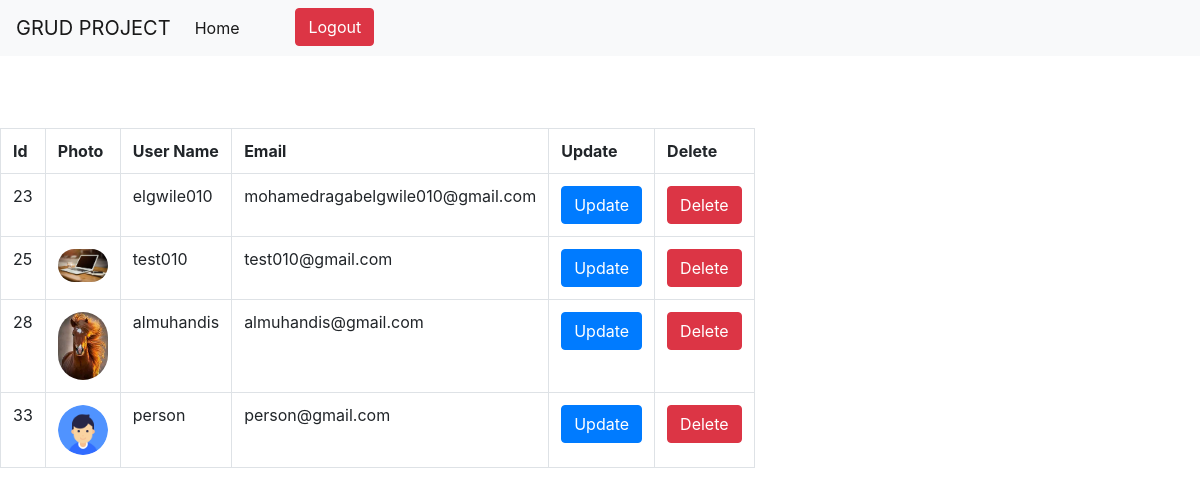
Screenshot of /index.php (signed in) with the database file from the repository.
### tables this page shows
CREATE TABLE `user` (
  `id` int(11) NOT NULL,
  `username` varchar(50) NOT NULL,
  `email` varchar(100) NOT NULL,
  `password` varchar(100) NOT NULL,
  `img` varchar(100) NOT NULL,
  `user_role` varchar(50) NOT NULL DEFAULT 'user'
);

### index.php (called while the page is built, shortened)
<?php
require "lib.php";
$data = displayData();
$userRole = user_Role();
include "navbar.php" ;
include "design/index.php";

### lib.php (called while the page is built, shortened)
<?php
function displayData(){
    $connection = mysqli_connect("localhost","root","","user_pro");
   $SQL = "SELECT `id` ,`username`,`email`,`img`  FROM `user`";
    $my_query =  mysqli_query($connection,$SQL);
    $user_data = [];
    while($data = mysqli_fetch_assoc($my_query)){
        $user_data[] = $data;
    }
    return $user_data;
}
function user_Role(){
    return $_SESSION['user']['user_role'];
}

### design/index.php (the view, shortened to what this page needs)
<!DOCTYPE html>
<html lang="en">
<head>
    <link rel="stylesheet" href="css/bootstrap.css">
</head>
<body>
    <br><br><br>
    <table class="table table-bordered" style="width:50%">
        <tr scope="row">
            <th scope="col">Id</th>
            <th scope="col">Photo</th>
            <th scope="col">User Name</th>
            <th scope="col">Email</th>
            <?php if($userRole == 'admin'): ?>
            <th scope="col">Update</th>
            <th scope="col">Delete</th>
            <?php endif ?>
        </tr>
        <?php foreach ($data as $user): ?>
        <tr>
            <td> <?php echo $user['id']  ?> </td>
            <?php if(!empty($user['img'])):?>
            <td> <img style="max-width:50px;border-radius:25px" src="userimg/<?php echo $user['img'] ?>" alt=""></td>
            <?php else: ?>
                <td><img src="userimg/avatar.png"style="max-width:50px;border-radius:25px" alt=""></td>
            <?php endif ?>
            <td> <?php echo $user['username']  ?> </td>
            <td> <?php echo $user['email']  ?> </td>
            <?php if($userRole == 'admin'): ?>
            <td><a href="updateuser.php?id=<?php echo $user['id'] ?>"class="btn btn-primary">Update</a></td>
            <td><a href="deleteuser.php?id=<?php echo $user['id'] ?>"class="btn btn-danger">Delete</a></td>
            <?php endif ?>
        </tr>
        <?php endforeach ?>
    </table>
</body>
</html>

### navbar.php (shortened to what this page needs)
<nav class="navbar navbar-expand-lg navbar-light bg-light">
    <a class="navbar-brand" href="#">GRUD PROJECT</a>
    <div class="collapse navbar-collapse" id="navbarNavDropdown">
      <ul class="navbar-nav">
      <?php if(!empty($_SESSION['user'])): ?>
        <li class="nav-item active">
          <a class="nav-link" href="index.php">Home <span class="sr-only">(current)</span></a>
        </li>
        <?php endif ?>
        <?php if(!empty($_SESSION['user'])): ?>
        <li class="nav-item ml-5">
          <a class="btn btn-danger" href="logout.php">Logout</a>
        </li>
        <?php endif ?>
      </ul>
    </div>
  </nav>

### rows the page displays
user: id "23", username "elgwile010", email "mohamedragabelgwile010@gmail.com"
user: id "25", img (picture), username "test010", email "test010@gmail.com"
user: id "28", img (picture), username "almuhandis", email "almuhandis@gmail.com"
user: id "33", img (placeholder picture), username "person", email "person@gmail.com"
